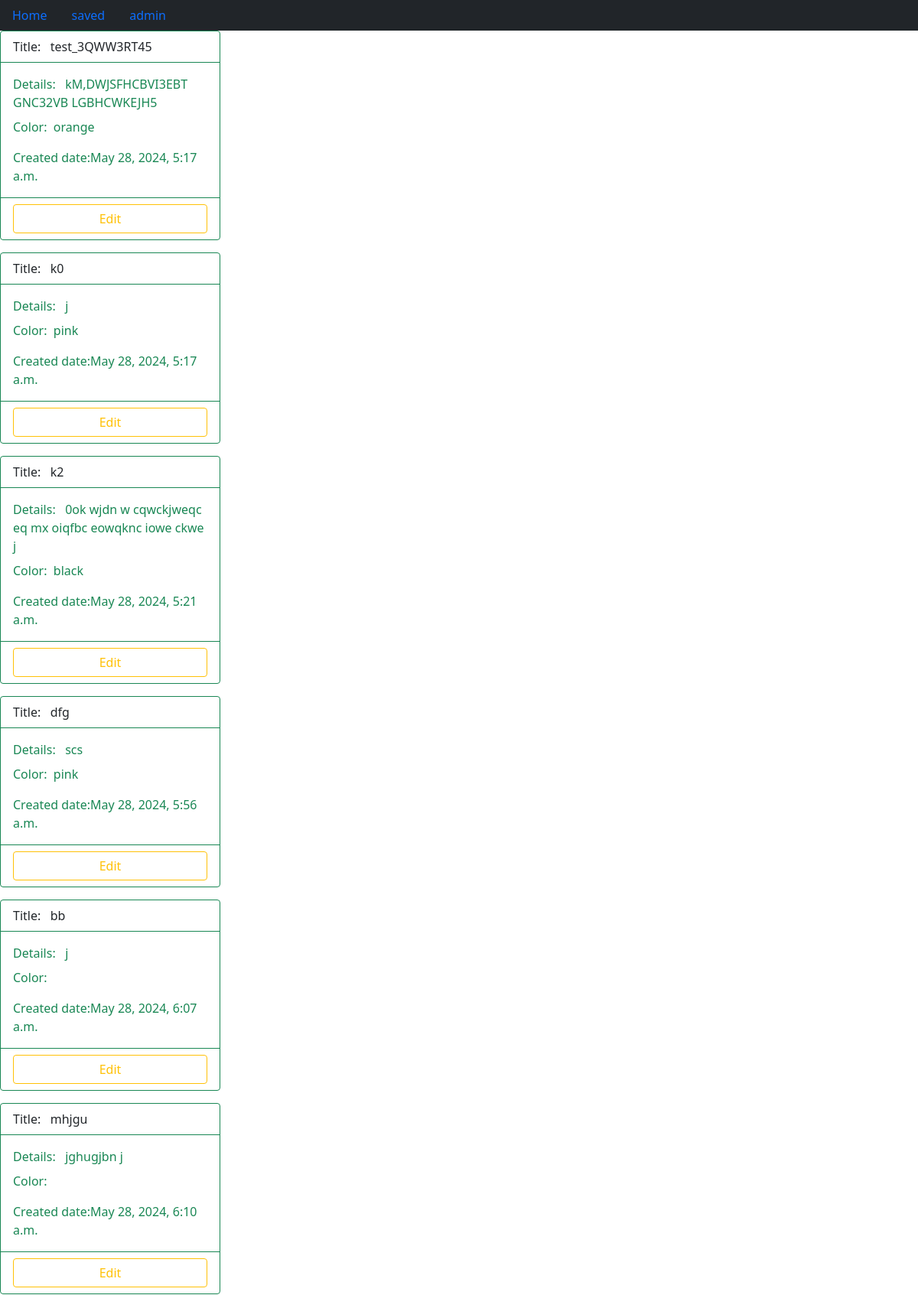
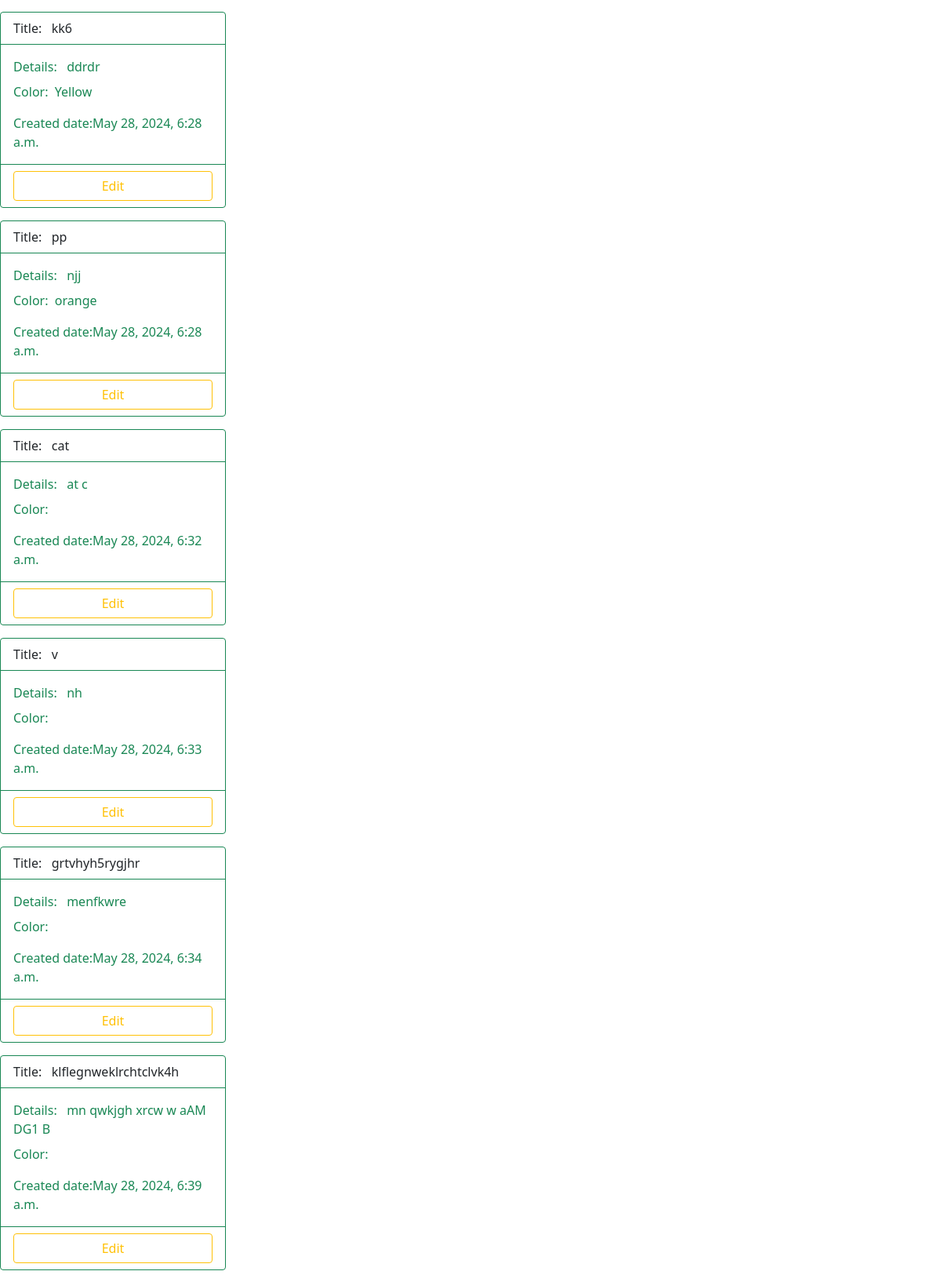
Page /view_saved (upper part) on the committed database (2 pictures, top to bottom).
### Notes/models.py (models this page shows, shortened)
class Notes(models.Model):
    title = models.CharField(max_length=100,unique=True)
    description =  models.TextField(max_length=500)
    created_date = models.DateTimeField(auto_now_add=True)
    drop_down = models.ForeignKey(DropDown, blank=True, null=True, on_delete=models.CASCADE)

class DropDown(models.Model):
    drop_down = models.CharField(blank=True, max_length= 50)

### Notes/views.py (the view)
# urls.py: path('view_saved',views.view_saved,name='saved'),
def view_saved(request):
    x = Notes.objects.all()
    return render(request,'ViewSaved.html',{'x':x,'Edit':True})

### templates/ViewSaved.html
{% extends 'Notes.html' %}
{% block saved_view %}
{% if x|length > 0 %}
    {% for i in x %}
            <div class="card border-success mb-3" style="max-width: 18rem;">
                <div class="card-header bg-transparent border-success">Title:&nbsp;&nbsp; {{i.title}}</div>
                <div class="card-body text-success">
                  <p class="card-title">Details: &nbsp;&nbsp;{{i.description}}</p>
                  <p class="card-text">Color:&nbsp;&nbsp;{{i.drop_down.drop_down}}</p>
                  <p class="card-text">Created date:{{i.created_date}}</p>
                </div>
                <div class="card-footer bg-transparent border-success d-grid gap-2">
                    {% if Edit %}
                    <a class="btn btn btn-outline-warning" href="{% url 'get_by_title' i.title%}">Edit</a> </a>
                    {% else %}
                    <a class="btn btn-outline-danger" href="delete">Delete</a>
                    <a class="btn btn-outline-secondary" href="update">Update</a>
                    {% endif %}
                </div>
              </div>
    {% endfor %}
{% endif %}
{% endblock %}

### rows in the picture
Notes: title "test_3QWW3RT45", description "kM,DWJSFHCBVI3EBT GNC32VB LGBHCWKEJH5", drop_down.drop_down "orange", created_date "May 28, 2024, 5:17 a.m."
Notes: title "k0", description "j", drop_down.drop_down "pink", created_date "May 28, 2024, 5:17 a.m."
Notes: title "k2", description "0ok wjdn w cqwckjweqc eq mx oiqfbc eowqknc iowe ckwe j", drop_down.drop_down "black", created_date "May 28, 2024, 5:21 a.m."
Notes: title "dfg", description "scs", drop_down.drop_down "pink", created_date "May 28, 2024, 5:56 a.m."
Notes: title "bb", description "j", created_date "May 28, 2024, 6:07 a.m."
Notes: title "mhjgu", description "jghugjbn j", created_date "May 28, 2024, 6:10 a.m."
Notes: title "kk6", description "ddrdr", drop_down.drop_down "Yellow", created_date "May 28, 2024, 6:28 a.m."
Notes: title "pp", description "njj", drop_down.drop_down "orange", created_date "May 28, 2024, 6:28 a.m."
Notes: title "cat", description "at c", created_date "May 28, 2024, 6:32 a.m."
Notes: title "v", description "nh", created_date "May 28, 2024, 6:33 a.m."
Notes: title "grtvhyh5rygjhr", description "menfkwre", created_date "May 28, 2024, 6:34 a.m."
Notes: title "klflegnweklrchtclvk4h", description "mn qwkjgh xrcw w aAM DG1 B", created_date "May 28, 2024, 6:39 a.m."
